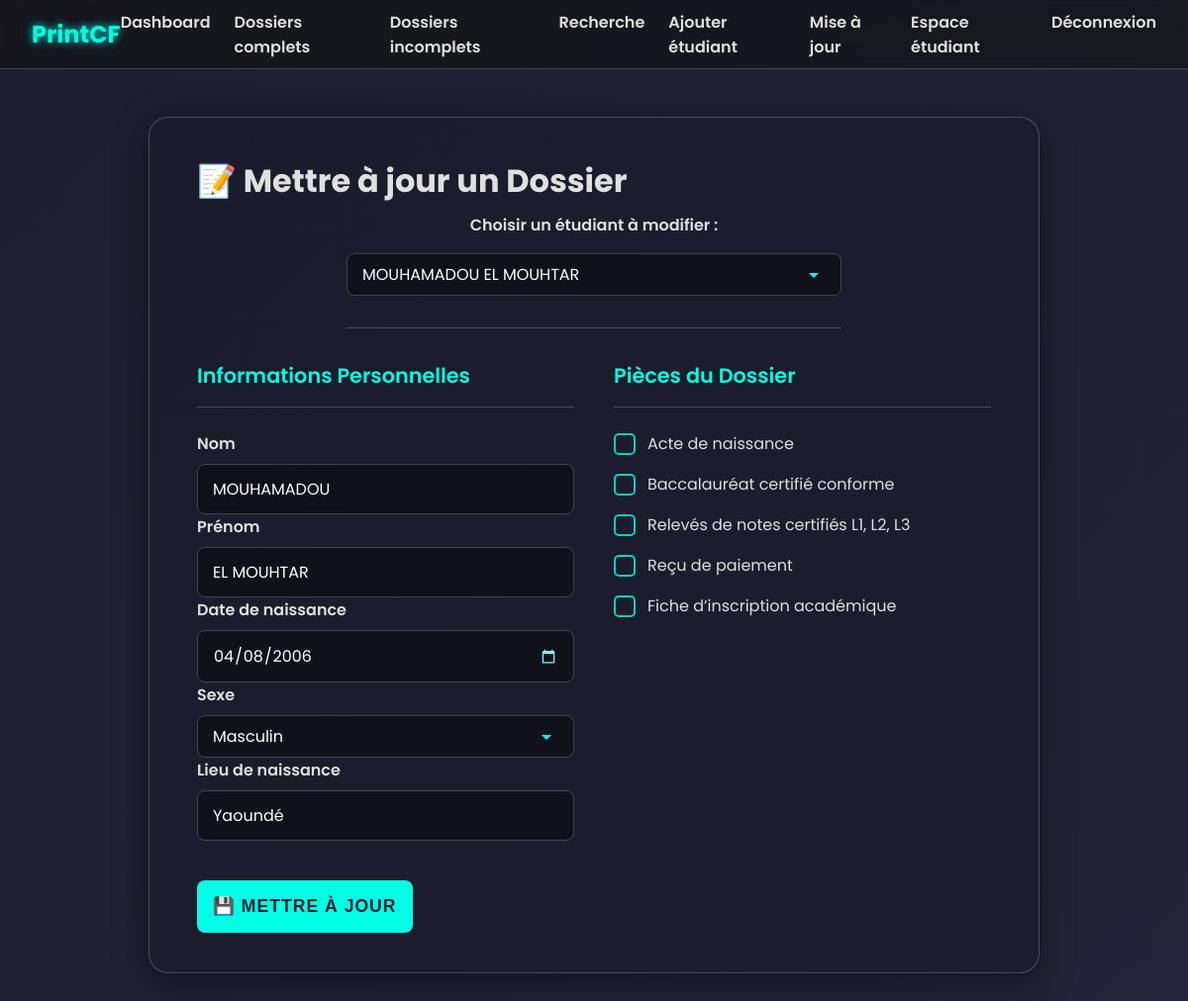
The app's page /update_etudiant.php?id=1 (signed in) with its own data.
### tables this page shows
CREATE TABLE `etudiants` (
  `id` int(4) NOT NULL,
  `nom` varchar(100) DEFAULT NULL,
  `prenom` varchar(100) DEFAULT NULL,
  `date_naissance` date DEFAULT NULL,
  `sexe` enum('M','F') DEFAULT NULL,
  `lieu_naissance` varchar(100) DEFAULT NULL,
  `MATRICULE` varchar(7) NOT NULL,
  `groupe` int(11) DEFAULT NULL,
  `filiere_id` int(11) DEFAULT NULL
);

CREATE TABLE `pieces` (
  `id` int(11) NOT NULL,
  `nom_piece` varchar(255) DEFAULT NULL
);

### update_etudiant.php (the view, shortened to what this page needs)
<?php
require_once __DIR__ . '/includes/header.php';
require 'connexion.php';
$id_etudiant = $_GET['id'] ?? null;
$etudiants = $pdo->query("SELECT id, nom, prenom FROM etudiants ORDER BY nom, prenom")->fetchAll(PDO::FETCH_ASSOC);
$etudiant = null;
$pieces = [];
if ($id_etudiant) {
    $stmt = $pdo->prepare("SELECT * FROM etudiants WHERE id = ?");
    $stmt->execute([$id_etudiant]);
    $etudiant = $stmt->fetch();
    $stmt = $pdo->prepare("
        SELECT p.id, p.nom_piece, ep.statut
        FROM pieces p
        LEFT JOIN etudiant_piece ep ON p.id = ep.id_piece AND ep.id_etudiant = ?
    ");
    $stmt->execute([$id_etudiant]);
    $pieces = $stmt->fetchAll(PDO::FETCH_ASSOC);
}
?>
<!DOCTYPE html>
<html lang="fr">
<head>
    <link rel="stylesheet" href="s.css">
</head>
<body>
    <main class="content-wrapper">
        <div class="page-container">
            <h1>📝 Mettre à jour un Dossier</h1>
            <form method="get" class="student-selector-form">
                <label for="id">Choisir un étudiant à modifier :</label>
                <div class="select-wrapper">
                    <select name="id" id="id" onchange="this.form.submit()">
                        <?php foreach ($etudiants as $et): ?>
                            <option value="<?= $et['id'] ?>" <?= ($id_etudiant == $et['id']) ? 'selected' : '' ?>>
                                <?= htmlspecialchars($et['nom'].' '.$et['prenom']) ?>
                            </option>
                        <?php endforeach; ?>
                    </select>
                </div>
            </form>
            <?php if ($etudiant): ?>
                <form method="post" class="update-form">
                    <div class="update-grid">
                        <div class="info-panel">
                            <h2 class="panel-title">Informations Personnelles</h2>
                            <div class="form-group">
                                <label for="nom">Nom</label>
                                <input type="text" id="nom" name="nom" value="<?= htmlspecialchars($etudiant['nom']) ?>">
                            </div>
                            <div class="form-group">
                                <label for="prenom">Prénom</label>
                                <input type="text" id="prenom" name="prenom" value="<?= htmlspecialchars($etudiant['prenom']) ?>">
                            </div>
                            <div class="form-group">
                                <label for="date_naissance">Date de naissance</label>
                                <input type="date" id="date_naissance" name="date_naissance" value="<?= $etudiant['date_naissance'] ?>">
                            </div>
                            <div class="form-group">
                                <label for="sexe">Sexe</label>
                                <select id="sexe" name="sexe">
                                    <option value="M" <?= $etudiant['sexe'] == 'M' ? 'selected' : '' ?>>Masculin</option>
                                </select>
                            </div>
                            <div class="form-group">
                                <label for="lieu_naissance">Lieu de naissance</label>
                                <input type="text" id="lieu_naissance" name="lieu_naissance" value="<?= htmlspecialchars($etudiant['lieu_naissance']) ?>">
                            </div>
                        </div>
                        <div class="checklist-panel">
                            <h2 class="panel-title">Pièces du Dossier</h2>
                            <div class="checkbox-list">
                                <?php foreach ($pieces as $piece): ?>
                                    <label class="checkbox-item">
                                        <span class="custom-checkbox"></span>
                                        <span class="checkbox-label"><?= htmlspecialchars($piece['nom_piece']) ?></span>
                                    </label>
                                <?php endforeach; ?>
                            </div>
                        </div>
                    </div>
                    <button type="submit" name="update" class="submit-btn">💾 Mettre à jour</button>
                </form>
            <?php endif; ?>
        </div>
    </main>
</body>
</html>

### s.css (style rules this page uses)
:root { --primary-color: #00ffe5; --primary-color-darker: #00d4c0; --bg-dark-primary: #1e1e2f; --bg-dark-secondary: #2a2a40; --bg-panel-transparent: rgba(27, 27, 43, 0.75); --text-primary: #e0e0e0; --text-secondary: #a0a0a0; --border-color: rgba(255, 255, 255, 0.2); --border-glow-color: rgba(0, 255, 229, 0.25); --shadow-color: rgba(0, 0, 0, 0.5); }
* { margin: 0; padding: 0; box-sizing: border-box; }
body { font-family: 'Poppins', sans-serif; color: var(--text-primary); background: linear-gradient(135deg, var(--bg-dark-primary), var(--bg-dark-secondary)); background-size: 200% 200%; animation: gradientBG 20s ease infinite; min-height: 100vh; }
.content-wrapper { display: flex; justify-content: center; align-items: flex-start; padding: 3rem 1rem; }
.form-group { display: flex; flex-direction: column; }
.form-group label { font-weight: 600; margin-bottom: 8px; color: var(--text-primary); }
input[type="text"], input[type="email"], input[type="password"], input[type="date"], select { width: 100%; padding: 12px 15px; background-color: rgba(0, 0, 0, 0.4); border: 1px solid #444; border-radius: 8px; color: #fff; font-size: 1rem; font-family: 'Poppins', sans-serif; transition: border-color 0.3s ease, box-shadow 0.3s ease; }
input::placeholder { color: rgba(255, 255, 255, 0.4); }
select { appearance: none; -webkit-appearance: none; background-repeat: no-repeat; background-position: right 15px center; padding-right: 40px; }
.submit-btn { grid-column: 1 / -1; font-size: 1.1rem; font-weight: 700; padding: 1rem; background: var(--primary-color); color: var(--bg-dark-primary); border-radius: 8px; border: none; cursor: pointer; transition: all 0.3s ease-in-out; margin-top: 1.5rem; text-transform: uppercase; letter-spacing: 1px; display: flex; align-items: center; justify-content: center; gap: 0.5rem; }
.content-wrapper { display: flex; justify-content: center; align-items: flex-start; padding: 3rem 1rem; width: 100%; }
.page-container { width: 100%; max-width: 900px; padding: 2.5rem 3rem; background: var(--bg-panel-transparent); border-radius: 20px; border: 1px solid var(--border-color); box-shadow: 0 8px 32px 0 var(--shadow-color); animation: fadeInUp 0.6s ease-out forwards; }
.page-container h1 { text-align: left; margin-bottom: 0.5rem; }
.student-selector-form { width: 100%; max-width: 500px; margin: 0 auto 2rem auto; text-align: center; border-bottom: 1px solid var(--border-color); padding-bottom: 2rem; }
.student-selector-form label { display: block; font-weight: 600; margin-bottom: 1rem; }
.select-wrapper { position: relative; }
.update-form { margin-top: 2rem; }
.update-grid { display: grid; grid-template-columns: 1fr; gap: 2.5rem; margin-bottom: 2.5rem; }
@media (min-width: 800px) { .update-grid { grid-template-columns: 1fr 1fr; } }
.panel-title { font-size: 1.3rem; font-weight: 600; color: var(--primary-color); padding-bottom: 1rem; margin-bottom: 1.5rem; border-bottom: 1px solid var(--border-color); }
.checkbox-list { display: flex; flex-direction: column; gap: 1rem; }
.checkbox-item { display: flex; align-items: center; cursor: pointer; font-size: 1rem; }
.custom-checkbox { width: 22px; height: 22px; border: 2px solid var(--primary-color-darker); border-radius: 5px; margin-right: 12px; display: inline-block; position: relative; transition: all 0.2s ease; }
.custom-checkbox::after { content: ''; position: absolute; display: none; left: 7px; top: 2px; width: 5px; height: 11px; border: solid var(--bg-dark-primary); border-width: 0 3px 3px 0; transform: rotate(45deg); }

### records on screen
etudiants: nom "MOUHAMADOU", prenom "EL MOUHTAR", date_naissance "04/08/2006", sexe "Masculin", lieu_naissance "Yaoundé"
pieces: nom_piece "Acte de naissance"
pieces: nom_piece "Baccalauréat certifié conforme"
pieces: nom_piece "Relevés de notes certifiés L1, L2, L3"
pieces: nom_piece "Reçu de paiement"
pieces: nom_piece "Fiche d’inscription académique"

### other values on screen
form field id "MOUHAMADOU EL MOUHTAR"
